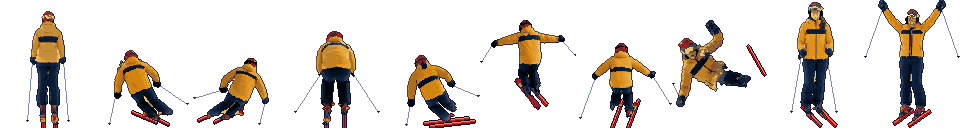
#> input picture games/golden-ski/assets/goldie.png, 960 x 128 px
$ python shrink.py ../../games/golden-ski/assets/goldie.png ../../games/golden-ski/assets/goldie.png 5 ../../games/golden-ski/assets/goldie.png 3
#> lines starting #> are read from the running program, lines starting #| are printed output that depends on the picture; after the words box and inside, x2 and y2 are one past the last pixel; in counts of white or black regions, pixels touching at a corner belong together
"""Shrink hi-res albedo + normal passes to a pixel sprite.
python3 shrink.py albedo.png normal.png HEIGHT out_prefix [COLORS]
Albedo: alpha-weighted box average, alpha cut at 50%, own palette. Normal: averaged vectors, renormalised."""
import sys, numpy as np
from PIL import Image
a_p, n_p, H, pre = sys.argv[1], sys.argv[2], int(sys.argv[3]), sys.argv[4]
ncol = int(sys.argv[5]) if len(sys.argv) > 5 else 14
A = np.asarray(Image.open(a_p).convert("RGBA")).astype(float) / 255
N = np.asarray(Image.open(n_p).convert("RGBA")).astype(float) / 255
ys, xs = np.where(A[..., 3] > 0.5); A = A[ys.min():ys.max() + 1, xs.min():xs.max() + 1]; N = N[ys.min():ys.max() + 1, xs.min():xs.max() + 1]
#> after `A = A[ys.min():ys.max() + 1, xs.min():xs.max() + 1]`:
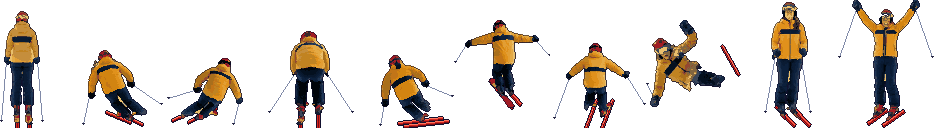
#> A: shape (128, 934, 4) float64; mean R, G, B, A 0.0883, 0.0626, 0.0399, 0.208; transparent parts drawn white
f = A.shape[0] / H; W = max(1, round(A.shape[1] / f))
#> after `f = A.shape[0] / H`: f = 25.6
#> after `W = max(1, round(A.shape[1] / f))`: W = 36
def pool(img):
    h2, w2 = H, W; out = np.zeros((h2, w2, img.shape[2]))
    for y in range(h2):
        for x in range(w2):
            out[y, x] = img[int(y * f):max(int(y * f) + 1, int((y + 1) * f)), int(x * A.shape[1] / W):max(int(x * A.shape[1] / W) + 1, int((x + 1) * A.shape[1] / W))].reshape(-1, img.shape[2]).sum(0)
    return out
al = A[..., 3:4]
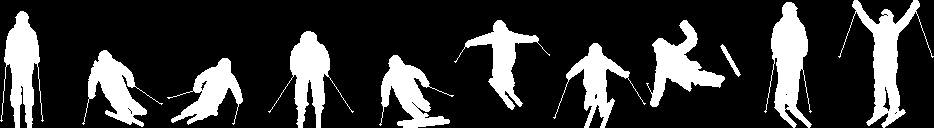
#> al: shape (128, 934, 1) float64; values 0 (black) and 1 (white), 20.8% white; 11 white regions, largest, box (x1, y1, x2, y2) and area: (838, 0, 934, 128) 3164, (764, 2, 812, 128) 3065, (0, 11, 44, 128) 2634
sa = pool(np.dstack([A[..., :3] * al, al])); cov = sa[..., 3] / (f * A.shape[1] / W)
rgb = sa[..., :3] / np.maximum(sa[..., 3:4], 1e-6)
mask = cov > 0.5
img = Image.fromarray((np.clip(rgb, 0, 1) * 255).astype(np.uint8)).quantize(colors=ncol, method=Image.MEDIANCUT, dither=Image.NONE).convert("RGBA")
px = np.asarray(img).copy(); px[..., 3] = mask * 255
Image.fromarray(px).save(pre + ".png")
nv = pool(np.dstack([(N[..., :3] * 2 - 1) * al, al]))[..., :3]
nv /= np.maximum(np.linalg.norm(nv, axis=2, keepdims=True), 1e-6)
npx = np.dstack([(nv * 0.5 + 0.5) * 255, mask * 255]).astype(np.uint8)
Image.fromarray(npx).save(pre + "_n.png")
print(pre, W, "x", H)
#| ../../games/golden-ski/assets/goldie.png 36 x 5
